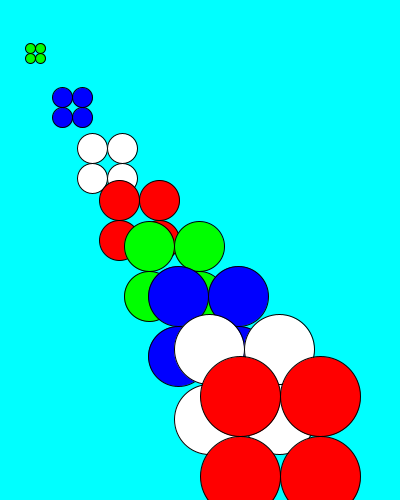
Frame 1 (no input)
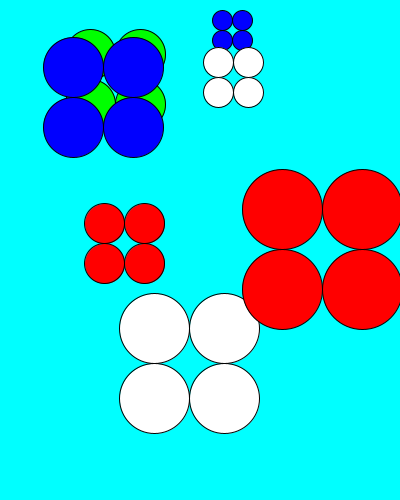
Frame 60 (the mouse pressed at the canvas centre just before this capture)
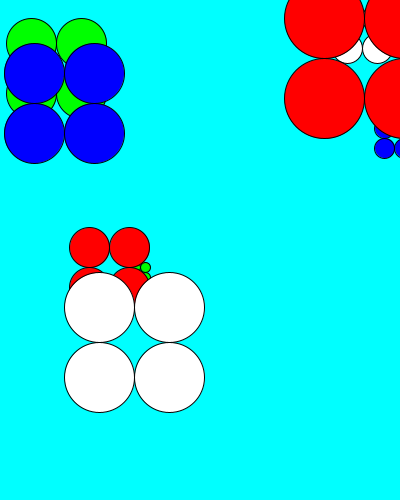
Frame 120 (the mouse held since frame 60 and released just before this capture)

The Processing sketch that drew these frames (run headless with seeded random() and noise(); from frame 60 on, the mouse is pressed at the canvas centre):

// Processing sketch: ball4ClassArrayMove
// ── ball4ClassArrayMove.pde
Ball4 [] bb;
void setup() {
  size(400, 500);
  // 4 objects
  bb= new Ball4[8];
  for (int i=1; i<9; i++)
    bb[i-1] = new Ball4(30*i, 50*i, 10*i, i%4);
}
void draw(){
  background(0, 255, 255);
  // call member function
  for (int i=0; i<8; i++){
    bb[i].baggue();
    bb[i].display();
  }
}

// ── show.pde
class Ball4 {
  // constructor
  Ball4() {    op = 0;   }
  Ball4(float a, float b, float c, int d) {
    x=a;     y=b;     D = c;     op = d;
    vx = random(-3,3); vy = random(-4,4);
  }
  // member data
  float x, y, vx,vy,D;
  int op;
  // member function
  void baggue(){
    x += vx; y += vy;
    if(x<0) vx = random(1,3);
    if(x>width) vx = random(-3,-1);
    if(y<0) vy = random(1,3);
    if(y>height) vy = random(-3,-1);
  }
  void display() {
    if (op == 0) fill(255, 0, 0);
    else if (op == 1) fill(0, 255, 0);
    else if (op == 2) fill(0, 0, 255);
    else fill(255);
    circle(x, y, D);     circle(x+D, y, D);
    circle(x, y+D, D);   circle(x+D, y+D, D);
  }
}
